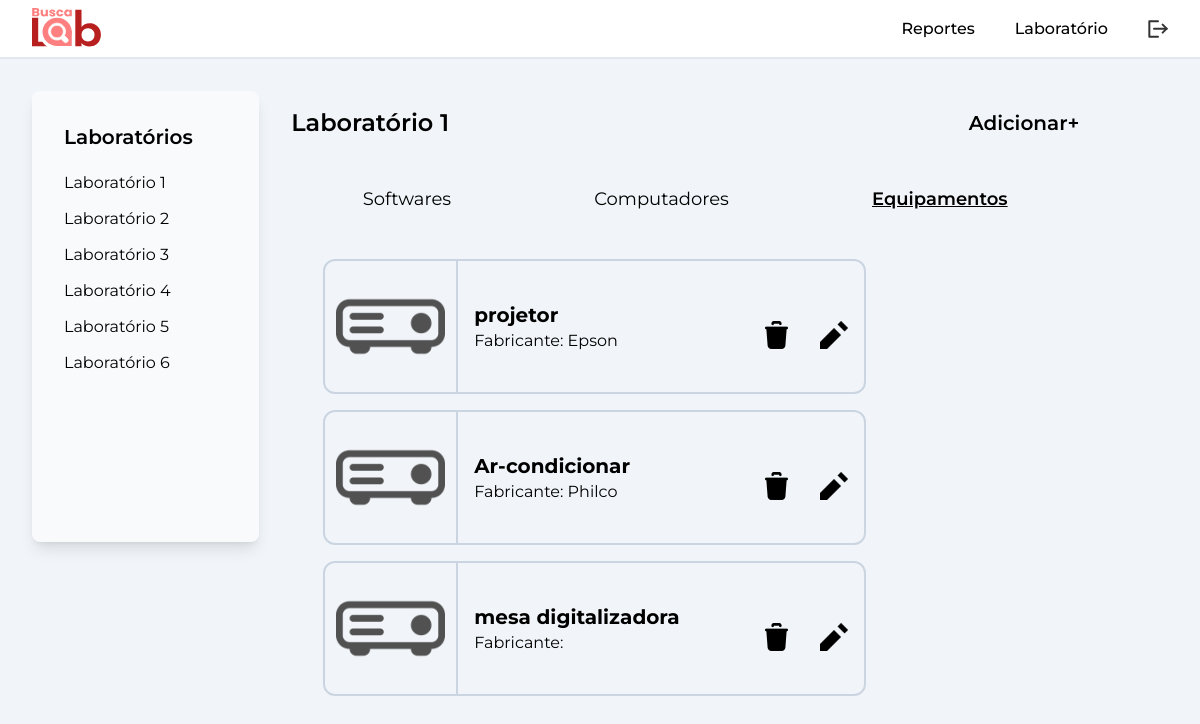
The page /html/suporte/labs/lab.equip.php?l=1 (signed in) on the database its author committed.
### tables this page shows
CREATE TABLE `tb_equipamentos` (
  `id` int NOT NULL,
  `modelo` varchar(100) NOT NULL,
  `patrimonio` varchar(50) NOT NULL,
  `fabricante` varchar(50) NOT NULL,
  `lab1` tinyint(1) NOT NULL,
  `lab2` tinyint(1) NOT NULL,
  `lab3` tinyint(1) NOT NULL,
  `lab4` tinyint(1) NOT NULL,
  `lab5` tinyint(1) NOT NULL,
  `lab6` tinyint(1) NOT NULL
);

### src/models/labs.model.php (called while the page is built, shortened)
<?php
    require 'conexao.php';
    if(isset($_GET['l']) && !empty($_GET['l'])){
        $id_lab = $_GET['l'];
    }
    $query_equip = $conexao->prepare("SELECT id,fabricante,modelo,lab".$id_lab." FROM tb_equipamentos");
    $query_equip->execute();
    $dados_equip = $query_equip->fetchAll();
?>

### html/suporte/labs/lab.equip.php (the view, shortened to what this page needs)
<?php
include '../../../src/models/labs.model.php';
?>
<!DOCTYPE html>
<html lang="pt-br">
<head>
    <link rel="stylesheet" href="../../../src/css/output.css" />
</head>
<body class="font-montserrat h-screen flex flex-col justify-between bg-slate-100">
    <header class="flex justify-between pt-2 pb-2 pr-8 pl-8 items-center shadow-lg border-b-2 border-slate-200 bg-white">
        <section>
            <a href="../main.php"><img src="../../../assets/cyberpunk/logo-cyberpunk.svg" alt="" class="w-3/4"></a>
        </section>
        <section class="flex gap-10 items-center">
            <a href="../main.php">
                <p class="transition-all cursor-pointer font-medium hover:font-semibold">Reportes</p>
            </a>
            <a href="lab.equip.php?l=1">
                <p class="transition-all cursor-pointer font-medium hover:font-semibold">Laboratório</p>
            </a>
            <a href="../../../src/models/logout.php"><img src="../../../assets/logout.svg" class="w-5 hover:w-6 transition-all" alt=""></a>
        </section>
    </header>
    <section class="flex align-start bg-slate-100 p-8 h-screen">
        <nav class="flex flex-col gap-3 w-1/5 h-2/3 p-8 bg-slate-50 rounded-lg shadow-lg">
            <h3 class="text-xl font-semibold mb-2">Laboratórios</h3>
            <?php
            for ($i = 1; $i < 7; $i++) {
                echo '<a class="transition-all hover:font-semibold flex flex-row flex-nowrap gap-4" href="lab.soft.php?l=' . $i . '">
                                <p>Laboratório ' . $i . '</p>';
                echo '</a>';
            }
            ?>
        </nav>
        <main class="flex flex-col p-8 pt-4 gap-8 w-3/4 ">
            <section>
                <div class="flex flex-row justify-between items-center">
                    <h2 class="text-2xl font-semibold">Laboratório <?php echo $id_lab; ?></h2>
                    <a href="../add.equip.php?l=<?= $id_lab ?>">
                        <div class="text-xl font-semibold hover:underline transition-all ">Adicionar+</div>
                    </a>
                </div>
            </section>
            <section class="flex flex-col w-100">
                <div class="flex h-10 items-center justify-around mt-2 mb-2 w-100">
                    <a href="lab.soft.php?l=<?= $id_lab; ?>">
                        <button class="text-lg" data-page="Softwares">
                            Softwares
                        </button>
                    </a>
                    <a href="lab.modelos.php?l=<?= $id_lab; ?>">
                        <button class="text-lg" data-page="Computadores">
                            Computadores
                        </button>
                    </a>
                    <button class="text-lg font-semibold underline" data-page="Equipamentos">
                        Equipamentos
                    </button>
                </div>
                <div>
                    <ul>
                        <li>
                            <div id="Equipamentos" class="flex flex-col gap-10 p-8">
                                <div class="flex flex-row flex-wrap gap-4">
                                    <?php foreach ($dados_equip as $key => $value) {
                                        $id_equip = $dados_equip[$key]['id'];
                                        if ($dados_equip[$key]['lab' . $id_lab] != 0) {
                                    ?>
                                            <div class="flex h-full w-3/4 rounded-xl border-2 border-slate-300">
                                                <div class="flex items-center justify-center h-42 w-1/3 rounded-l-xl border-r-2 border-slate-300">
                                                    <img src="../../../assets/suporte/projetor.png" alt="" class="h-5/6">
                                                </div>
                                                <div class="flex w-full p-4 items-center justify-between">
                                                    <div class="flex flex-col">
                                                        <h3 class="text-xl font-bold"><?= $dados_equip[$key]['modelo']; ?></h3>
                                                        <span>Fabricante: <?= $dados_equip[$key]['fabricante']; ?></span>
                                                    </div>
                                                    <div class="flex flex-row gap-4">
                                                        <a  data-id="../../../src/models/labs.model.php?l=<?= $id_lab . '&Ere=' . $id_equip ?>" data-todos="../../../src/models/labs.model.php?l=<?= $id_lab . '&Edel=' . $id_equip ?>" class ="lixo">
                                                            <img src="../../../assets/suporte/lixo.png" alt="" class="h-7 mt-4 ml-4 hover:h-8 transition-all duration-200">
                                                        </a>
                                                        <a href="../add.equip.php?l=<?=$id_lab.'&edit='.$id_equip; ?>">
                                                            <img src="../../../assets/suporte/editar.png" alt="" class="h-7 mt-4 ml-4 hover:h-8 transition-all duration-200">
                                                        </a>
                                                    </div>
                                                </div>
                                            </div>
                                    <?php }
                                    }; ?>
                                </div>
                                </div>
                    </ul>
                </div>
            </section>

### rows shown on the page
tb_equipamentos: lab1 1 (drawn), modelo "projetor", fabricante "Epson"
tb_equipamentos: lab1 1 (drawn), modelo "Ar-condicionar", fabricante "Philco"
tb_equipamentos: lab1 1 (drawn), modelo "mesa digitalizadora"

### other values the page prints
$id_lab "1"
